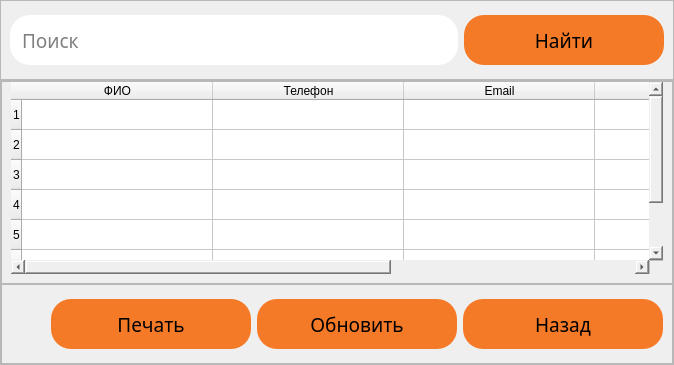
         <widget class="QWidget" name="page_5">
          <layout class="QVBoxLayout" name="verticalLayout_9">
           <property name="spacing">
            <number>0</number>
           </property>
           <property name="leftMargin">
            <number>0</number>
           </property>
           <property name="topMargin">
            <number>0</number>
           </property>
           <property name="rightMargin">
            <number>0</number>
           </property>
           <property name="bottomMargin">
            <number>0</number>
           </property>
           <item>
            <widget class="QFrame" name="frame_32">
             <property name="minimumSize">
              <size>
               <width>0</width>
               <height>80</height>
              </size>
             </property>
             <property name="maximumSize">
              <size>
               <width>16777215</width>
               <height>80</height>
              </size>
             </property>
             <property name="frameShape">
              <enum>QFrame::StyledPanel</enum>
             </property>
             <property name="frameShadow">
              <enum>QFrame::Raised</enum>
             </property>
             <layout class="QHBoxLayout" name="horizontalLayout_28">
              <item>
               <widget class="QLineEdit" name="lineEdit_3">
                <property name="minimumSize">
                 <size>
                  <width>0</width>
                  <height>50</height>
                 </size>
                </property>
                <property name="maximumSize">
                 <size>
                  <width>16777215</width>
                  <height>50</height>
                 </size>
                </property>
                <property name="font">
                 <font>
                  <family>Montserrat Medium</family>
                  <pointsize>14</pointsize>
                 </font>
                </property>
                <property name="styleSheet">
                 <string notr="true">border: 0;
border-radius: 20px;
padding-left: 10px;
padding-right: 10px;</string>
                </property>
                <property name="inputMask">
                 <string/>
                </property>
                <property name="text">
                 <string/>
                </property>
                <property name="placeholderText">
                 <string>Поиск</string>
                </property>
                <property name="clearButtonEnabled">
                 <bool>true</bool>
                </property>
               </widget>
              </item>
              <item>
               <widget class="QPushButton" name="pushButton_31">
                <property name="minimumSize">
                 <size>
                  <width>200</width>
                  <height>50</height>
                 </size>
                </property>
                <property name="maximumSize">
                 <size>
                  <width>200</width>
                  <height>50</height>
                 </size>
                </property>
                <property name="font">
                 <font>
                  <family>Montserrat SemiBold</family>
                  <pointsize>14</pointsize>
                  <weight>7</weight>
                  <italic>false</italic>
                  <bold>false</bold>
                 </font>
                </property>
                <property name="styleSheet">
                 <string notr="true">QPushButton{
	background-color: #F57A27;
	border: 0;
	border-radius: 20px;
	font: 63 14pt &quot;Montserrat SemiBold&quot;;
}

QPushButton:hover{
	background-color: #D63201;
	color: #fff;
}</string>
                </property>
                <property name="text">
                 <string>Найти</string>
                </property>
               </widget>
              </item>
             </layout>
            </widget>
           </item>
           <item>
            <widget class="QFrame" name="frame_33">
             <property name="frameShape">
              <enum>QFrame::StyledPanel</enum>
             </property>
             <property name="frameShadow">
              <enum>QFrame::Raised</enum>
             </property>
             <layout class="QVBoxLayout" name="verticalLayout_8">
              <property name="spacing">
               <number>0</number>
              </property>
              <property name="leftMargin">
               <number>0</number>
              </property>
              <property name="topMargin">
               <number>0</number>
              </property>
              <property name="rightMargin">
               <number>0</number>
              </property>
              <property name="bottomMargin">
               <number>0</number>
              </property>
              <item>
               <widget class="QFrame" name="frame_34">
                <property name="frameShape">
                 <enum>QFrame::StyledPanel</enum>
                </property>
                <property name="frameShadow">
                 <enum>QFrame::Raised</enum>
                </property>
                <layout class="QHBoxLayout" name="horizontalLayout_29">
                 <property name="topMargin">
                  <number>0</number>
                 </property>
                 <item>
                  <widget class="QTableWidget" name="tableWidget_3">
                   <property name="styleSheet">
                    <string notr="true">border: 0;</string>
                   </property>
                   <property name="rowCount">
                    <number>7</number>
                   </property>
                   <attribute name="horizontalHeaderCascadingSectionResizes">
                    <bool>false</bool>
                   </attribute>
                   <attribute name="horizontalHeaderDefaultSectionSize">
                    <number>191</number>
                   </attribute>
                   <attribute name="horizontalHeaderShowSortIndicator" stdset="0">
                    <bool>false</bool>
                   </attribute>
                   <attribute name="horizontalHeaderStretchLastSection">
                    <bool>true</bool>
                   </attribute>
                   <row/>
                   <row/>
                   <row/>
                   <row/>
                   <row/>
                   <row/>
                   <row/>
                   <column>
                    <property name="text">
                     <string>ФИО</string>
                    </property>
                   </column>
                   <column>
                    <property name="text">
                     <string>Телефон</string>
                    </property>
                   </column>
                   <column>
                    <property name="text">
                     <string>Email</string>
                    </property>
                   </column>
                   <column>
                    <property name="text">
                     <string>Возраст</string>
                    </property>
                   </column>
                   <column>
                    <property name="text">
                     <string>Дата подачи</string>
                    </property>
                   </column>
                  </widget>
                 </item>
                </layout>
               </widget>
              </item>
              <item>
               <widget class="QFrame" name="frame_35">
                <property name="minimumSize">
                 <size>
                  <width>0</width>
                  <height>80</height>
                 </size>
                </property>
                <property name="maximumSize">
                 <size>
                  <width>16777215</width>
                  <height>80</height>
                 </size>
                </property>
                <property name="frameShape">
                 <enum>QFrame::StyledPanel</enum>
                </property>
                <property name="frameShadow">
                 <enum>QFrame::Raised</enum>
                </property>
                <layout class="QHBoxLayout" name="horizontalLayout_30">
                 <item>
                  <spacer name="horizontalSpacer_4">
                   <property name="orientation">
                    <enum>Qt::Horizontal</enum>
                   </property>
                   <property name="sizeHint" stdset="0">
                    <size>
                     <width>40</width>
                     <height>20</height>
                    </size>
                   </property>
                  </spacer>
                 </item>
                 <item>
                  <widget class="QPushButton" name="pushButton_32">
                   <property name="minimumSize">
                    <size>
                     <width>200</width>
                     <height>50</height>
                    </size>
                   </property>
                   <property name="maximumSize">
                    <size>
                     <width>200</width>
                     <height>50</height>
                    </size>
                   </property>
                   <property name="font">
                    <font>
                     <family>Montserrat SemiBold</family>
                     <pointsize>14</pointsize>
                     <weight>7</weight>
                     <italic>false</italic>
                     <bold>false</bold>
                    </font>
                   </property>
                   <property name="styleSheet">
                    <string notr="true">QPushButton{
	background-color: #F57A27;
	border: 0;
	border-radius: 20px;
	font: 63 14pt &quot;Montserrat SemiBold&quot;;
}

QPushButton:hover{
	background-color: #D63201;
	color: #fff;
}</string>
                   </property>
                   <property name="text">
                    <string>Печать</string>
                   </property>
                  </widget>
                 </item>
                 <item>
                  <widget class="QPushButton" name="pushButton_33">
                   <property name="minimumSize">
                    <size>
                     <width>200</width>
                     <height>50</height>
                    </size>
                   </property>
                   <property name="maximumSize">
                    <size>
                     <width>200</width>
                     <height>50</height>
                    </size>
                   </property>
                   <property name="font">
                    <font>
                     <family>Montserrat SemiBold</family>
                     <pointsize>14</pointsize>
                     <weight>7</weight>
                     <italic>false</italic>
                     <bold>false</bold>
                    </font>
                   </property>
                   <property name="styleSheet">
                    <string notr="true">QPushButton{
	background-color: #F57A27;
	border: 0;
	border-radius: 20px;
	font: 63 14pt &quot;Montserrat SemiBold&quot;;
}

QPushButton:hover{
	background-color: #D63201;
	color: #fff;
}</string>
                   </property>
                   <property name="text">
                    <string>Обновить</string>
                   </property>
                  </widget>
                 </item>
                 <item>
                  <widget class="QPushButton" name="pushButton_34">
                   <property name="minimumSize">
                    <size>
                     <width>200</width>
                     <height>50</height>
                    </size>
                   </property>
                   <property name="maximumSize">
                    <size>
                     <width>200</width>
                     <height>50</height>
                    </size>
                   </property>
                   <property name="font">
                    <font>
                     <family>Montserrat SemiBold</family>
                     <pointsize>14</pointsize>
                     <weight>7</weight>
                     <italic>false</italic>
                     <bold>false</bold>
                    </font>
                   </property>
                   <property name="styleSheet">
                    <string notr="true">QPushButton{
	background-color: #F57A27;
	border: 0;
	border-radius: 20px;
	font: 63 14pt &quot;Montserrat SemiBold&quot;;
}

QPushButton:hover{
	background-color: #D63201;
	color: #fff;
}</string>
                   </property>
                   <property name="text">
                    <string>Назад</string>
                   </property>
                  </widget>
                 </item>
                </layout>
               </widget>
              </item>
             </layout>
            </widget>
           </item>
          </layout>
         </widget>
